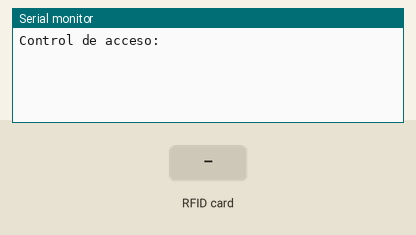
Recording of a sketch running on a simulated Arduino Uno, built with avr-gcc and run on an emulated ATmega328P. On the bench: the last lines printed to the serial monitor. The test bench sets the inputs (shaded band).

Above: at 1.2 s.
1.3 s: RFID card 89 7E CF B8 held to the reader
At 2.3 s:
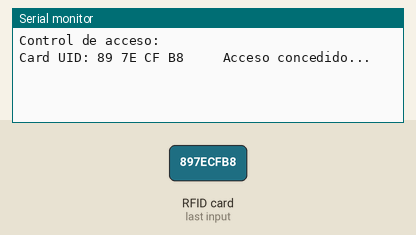
2.8 s: RFID card 99 9C 9E 99 held to the reader
At 3.7 s:
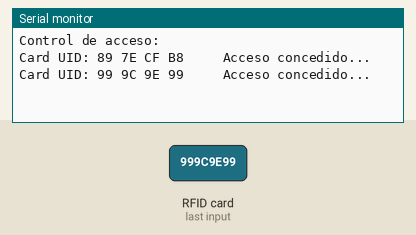
4.3 s: RFID card 5E 7A 19 C4 held to the reader
At 5.1 s:
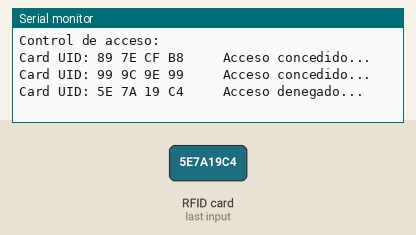

Measured:
- after the input at 1.3 s, the serial monitor: prints a new line at once (image 1)
- after the input at 2.8 s, the serial monitor: prints a new line at once (image 2)
- after the input at 4.3 s, the serial monitor: prints a new line at once (image 3)

The sketch:

RFID_confirmar_denegar_entrada.ino
```cpp
#include <SPI.h>
#include <MFRC522.h>

#define RST_PIN  9    //Pin 9 para el reset del RC522
#define SS_PIN  10   //Pin 10 para el SS (SDA) del RC522
MFRC522 mfrc522(SS_PIN, RST_PIN); ///Creamos el objeto para el RC522

void setup() {
  Serial.begin(9600); //Iniciamos La comunicacion serial
  SPI.begin();        //Iniciamos el Bus SPI
  mfrc522.PCD_Init(); // Iniciamos el MFRC522
  Serial.println("Control de acceso:");
}

byte ActualUID[4]; //almacenará el código del Tag leído
byte Usuario1[4]= {0x89, 0x7E, 0xCF, 0xB8} ; //código del usuario 1
byte Usuario2[4]= {0x99, 0x9C, 0x9E, 0x99} ; //código del usuario 2
void loop() {
  // Revisamos si hay nuevas tarjetas  presentes
  if ( mfrc522.PICC_IsNewCardPresent())
        {
      //Seleccionamos una tarjeta
            if ( mfrc522.PICC_ReadCardSerial())
            {
                  // Enviamos serialemente su UID
                  Serial.print(F("Card UID:"));
                  for (byte i = 0; i < mfrc522.uid.size; i++) {
                          Serial.print(mfrc522.uid.uidByte[i] < 0x10 ? " 0" : " ");
                          Serial.print(mfrc522.uid.uidByte[i], HEX);
                          ActualUID[i]=mfrc522.uid.uidByte[i];
                  }
                  Serial.print("     ");
                  //comparamos los UID para determinar si es uno de nuestros usuarios
                  if(compareArray(ActualUID,Usuario1))
                    Serial.println("Acceso concedido...");
                  else if(compareArray(ActualUID,Usuario2))
                    Serial.println("Acceso concedido...");
                  else
                    Serial.println("Acceso denegado...");

                  // Terminamos la lectura de la tarjeta tarjeta  actual
                  mfrc522.PICC_HaltA();

            }

  }

}

//Función para comparar dos vectores
 boolean compareArray(byte array1[],byte array2[])
{
  if(array1[0] != array2[0])return(false);
  if(array1[1] != array2[1])return(false);
  if(array1[2] != array2[2])return(false);
  if(array1[3] != array2[3])return(false);
  return(true);
}
```
